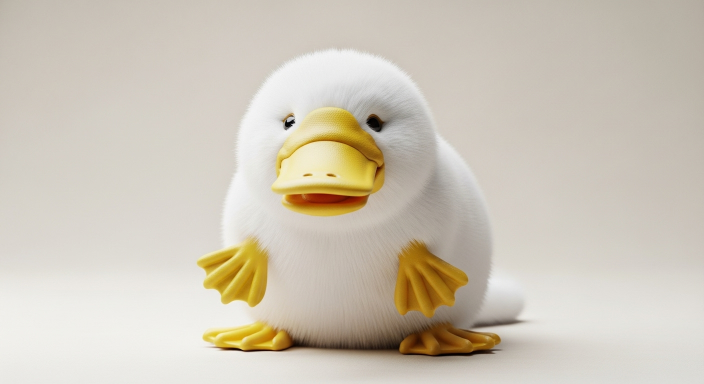
#> input picture platypus.jpg, 1408 x 768 px (shown at 1/2 size)
$ python -i fringe_removal.py   (imports and definitions only)
#> lines starting #> are read from the running program, lines starting #| are printed output that depends on the picture; after the words box and inside, x2 and y2 are one past the last pixel; in counts of white or black regions, pixels touching at a corner belong together
#> further down, picture is the input picture: shape (768, 1408, 3); mean B, G, R 184.1, 198.3, 206.2
"""
Advanced Chromatic Aberration and Purple Fringe Removal - v2.2 ULTRA FAST

Major improvements:
1. MASSIVE speed optimization (3-5x faster)
2. Extended value range support (values > 1.0 allowed, will be clipped)
3. Simplified operations for speed
4. Minimal memory allocation
"""

import numpy as np
import cv2
from typing import Tuple
import warnings

# [1 line not run here, left out]


class FringeRemoverFast:
    """
    Ultra-fast chromatic aberration removal with wide fringe support.
    """

    def __init__(self,
                 purple_amount: float = 1.8,
                 purple_hue_lo: float = 230,
                 purple_hue_hi: float = 310,
                 green_amount: float = 1.5,
                 green_hue_lo: float = 40,
                 green_hue_hi: float = 90,
                 lateral_correction: bool = False,
                 edge_threshold: float = 0.10,
                 min_saturation: float = 0.30,
                 fringe_width: int = 4):
        """
        Initialize fast fringe remover.
        """
        self.purple_amount = np.clip(purple_amount, 0, 10)  # Extended range
        self.purple_hue_lo = purple_hue_lo
        self.purple_hue_hi = purple_hue_hi
        self.green_amount = np.clip(green_amount, 0, 10)  # Extended range
        self.green_hue_lo = green_hue_lo
        self.green_hue_hi = green_hue_hi
        self.lateral_correction = lateral_correction
        self.edge_threshold = edge_threshold
        self.min_saturation = min_saturation
        self.fringe_width = np.clip(fringe_width, 1, 100)  # Extended range

    def remove_fringe(self, image: np.ndarray) -> np.ndarray:
        """
        Remove chromatic aberration - ULTRA FAST version.
        """
        # Validate and clip input
        if image.dtype != np.float32:
            image = image.astype(np.float32)

        if image.ndim != 3 or image.shape[2] != 3:
            raise ValueError("Input image must be RGB with shape (H, W, 3)")

        # Clip to valid range (allow > 1.0 on input, will clip on output)
        result = np.clip(image, 0, None)

        # Optional: Lateral chromatic aberration correction (minimal, fast)
        if self.lateral_correction:
            result = self._correct_lateral_ca_fast(result)

        # Axial chromatic aberration (fringe) removal - OPTIMIZED
        result = self._remove_axial_ca_fast(result)

        # Final clip to [0, 1]
        return result

    # [6 lines left out: function _correct_lateral_ca_fast, not called in this run]

    def _remove_axial_ca_fast(self, image: np.ndarray) -> np.ndarray:
        """
        Ultra-fast axial chromatic aberration removal.

        Optimizations:
        - Vectorized edge detection using simple gradient
        - Fast binary dilation using maximum_filter
        - Minimal HSV conversion (only where needed)
        - In-place operations where possible
        """
        r, g, b = image[:, :, 0], image[:, :, 1], image[:, :, 2]

        # Fast edge detection using simple gradient
        luminance = 0.299 * r + 0.587 * g + 0.114 * b
        edges = self._detect_edges_fast(luminance)

        # Create masks - OPTIMIZED
        if self.purple_amount > 0:
            purple_mask = self._create_purple_mask_fast(image, edges)
            if purple_mask.max() > 0.01:  # Only process if mask is significant
                image = self._correct_purple_fringe_fast(image, purple_mask)

        if self.green_amount > 0:
            green_mask = self._create_green_mask_fast(image, edges)
            if green_mask.max() > 0.01:
                image = self._correct_green_fringe_fast(image, green_mask)

        return image

    def _detect_edges_fast(self, luminance: np.ndarray) -> np.ndarray:
        """
        Ultra-fast edge detection using simple operations.
        """
        # Super fast gradient (avoid scipy completely)
        grad_y = np.abs(np.diff(luminance, axis=0, prepend=luminance[0:1]))
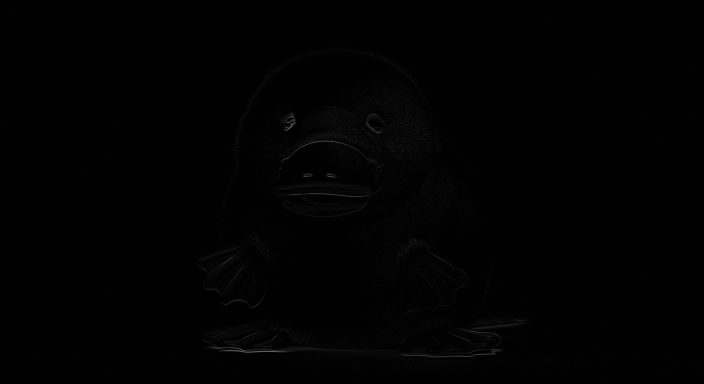
#> grad_y: shape (768, 1408) float32 (shown at 1/2 size); min 0, max 157, mean 1.7
        grad_x = np.abs(np.diff(luminance, axis=1, prepend=luminance[:, 0:1]))

        # Simple magnitude
        gradient = grad_x + grad_y  # L1 norm is faster than L2

        # Normalize
        g_max = gradient.max()
#> g_max = 203
        if g_max > 0:
            gradient /= g_max

        # Binary threshold
        # エッジ検出閾値を緩和（より多くのエッジを検出）
        edges = (gradient > self.edge_threshold).astype(np.uint8)
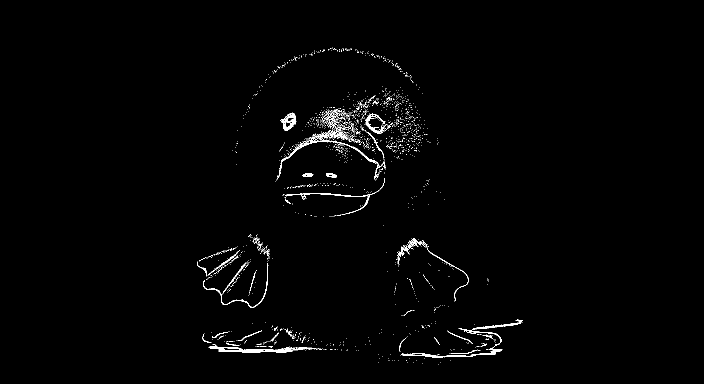
#> edges: shape (768, 1408) (shown at 1/2 size); values 0 (black) and 1 (white), 1.1% white in thin lines or dots, all inside (x1, y1, x2, y2) = (394, 95, 1046, 730)

        # Fast dilation
        if self.fringe_width > 1:
            # サイズの上限を設定（高速化）
            size = min(self.fringe_width * 2 + 1, 20)  # 最大で20に制限
            # OpenCV dilate（scipyより2-3倍高速）
            kernel = cv2.getStructuringElement(cv2.MORPH_ELLIPSE, (size, size))
            edges = cv2.dilate(edges.astype(np.uint8), kernel).astype(np.float32)
#> edges: shape (768, 1408) float32; values 0 (black) and 1 (white), 7.1% white; 65 white regions, largest, box (x1, y1, x2, y2) and area: (546, 169, 865, 437) 31427, (401, 647, 697, 710) 8822, (390, 464, 549, 620) 8376

        return edges.astype(np.float32)

    def _create_purple_mask_fast(self, image: np.ndarray, edges: np.ndarray) -> np.ndarray:
        """
        Fast purple fringe mask creation.
        """
        r, g, b = image[:, :, 0], image[:, :, 1], image[:, :, 2]

        # Fast HSV conversion (only H and S needed)
        maxc = np.maximum(np.maximum(r, g), b)
        minc = np.minimum(np.minimum(r, g), b)

        # Saturation
        deltac = maxc - minc
        s = np.where(maxc > 1e-6, deltac / (maxc + 1e-10), 0)
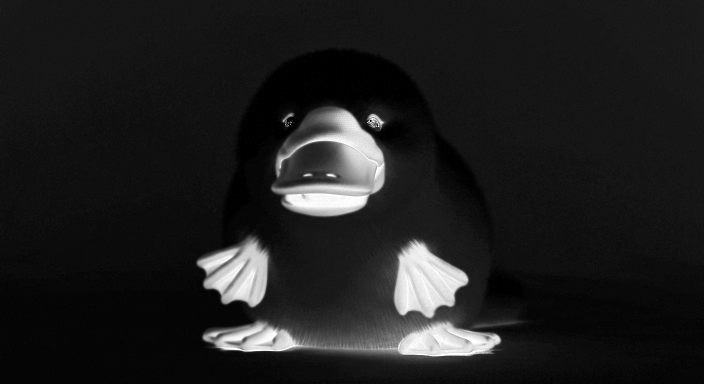
#> s: shape (768, 1408) float32 (shown at 1/2 size); min 0, max 1, mean 0.121

        # Hue (simplified, only compute where needed)
        h = np.zeros_like(maxc)
        mask_r = (maxc == r) & (deltac > 1e-6)
#> mask_r: shape (768, 1408) bool; 0.14% white in thin lines or dots, all inside (x1, y1, x2, y2) = (450, 104, 1039, 583)
        mask_g = (maxc == g) & (deltac > 1e-6)
#> mask_g: shape (768, 1408) bool; 3.5% white in thin lines or dots, all inside (x1, y1, x2, y2) = (0, 100, 1408, 768)
        mask_b = (maxc == b) & (deltac > 1e-6)
#> mask_b: shape (768, 1408) bool; 94.9% white; 1512 black regions (1256 under 20 px), largest, box (x1, y1, x2, y2) and area: (473, 100, 845, 342) 27349, (448, 340, 502, 450) 2314, (975, 544, 1044, 592) 1834

        h[mask_r] = 60 * (((g[mask_r] - b[mask_r]) / (deltac[mask_r] + 1e-10)) % 6)
        h[mask_g] = 60 * (((b[mask_g] - r[mask_g]) / (deltac[mask_g] + 1e-10)) + 2)
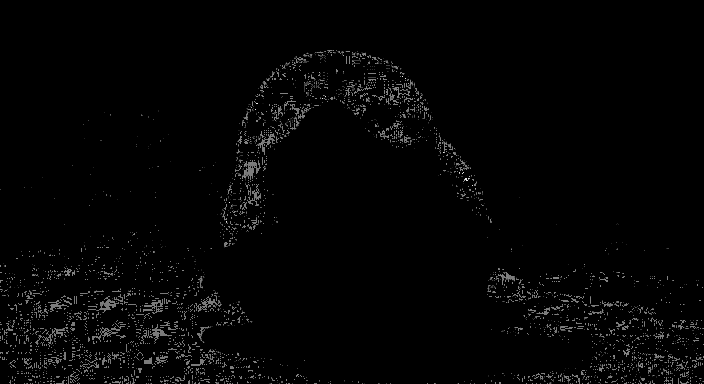
#> h: shape (768, 1408) float32 (shown at 1/2 size); min 0, max 350, mean 5.9; drawn with min black and max white
        h[mask_b] = 60 * (((r[mask_b] - g[mask_b]) / (deltac[mask_b] + 1e-10)) + 4)
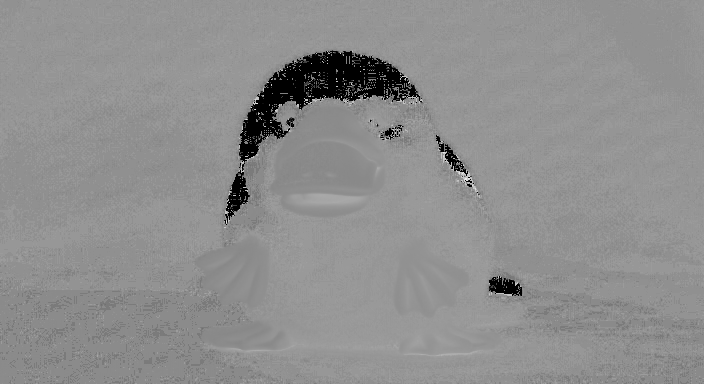
#> h: shape (768, 1408) float32 (shown at 1/2 size); min 0, max 350, mean 195.7; drawn with min black and max white
        h = h % 360

        # Hue mask
        if self.purple_hue_lo < self.purple_hue_hi:
            hue_mask = (h >= self.purple_hue_lo) & (h <= self.purple_hue_hi)
#> hue_mask: shape (768, 1408) bool; 0.3% white in thin lines or dots, all inside (x1, y1, x2, y2) = (250, 101, 1042, 766)
        else:
            hue_mask = (h >= self.purple_hue_lo) | (h <= self.purple_hue_hi)

        # Color profile (vectorized)
        # color_profile の閾値を緩和（0.05 → 0.01、0.1 → 0.02）
        color_profile = ((r - g) > 0.01) & ((b - g) > 0.01) & ((r + b) > (2 * g + 0.02))

        # Saturation and value masks
        # 彩度: 下限（フリンジ検出）と上限（鮮やかな花を除外）
        sat_mask = (s > self.min_saturation) & (s < 0.7)
#> sat_mask: shape (768, 1408) bool; 3% white; 85 white regions (73 under 20 px), largest, box (x1, y1, x2, y2) and area: (405, 478, 1002, 717) 16490, (543, 216, 772, 434) 10398, (394, 475, 538, 615) 3841
        # 輝度: 下限を上げて暗い部分（花など）を除外
        value_mask = (maxc > 0.3)
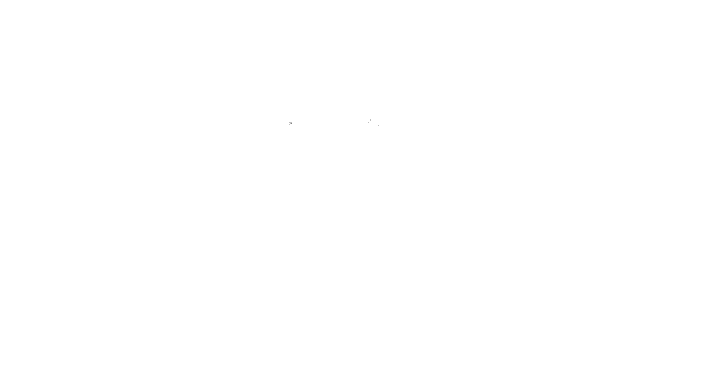
#> value_mask: shape (768, 1408) bool (shown at 1/2 size); 100% white; black in thin lines or dots, all inside (x1, y1, x2, y2) = (579, 239, 757, 252)
        # value_mask = (maxc > 0.1) & (maxc < 0.95) # 上限があると明るいフリンジが消えない

        # Combine (all vectorized boolean operations)
        purple_mask = edges * hue_mask * color_profile * sat_mask * value_mask
#> purple_mask: shape (768, 1408) float32; values 0 (black) and 1 (white), 0% white in thin lines or dots, all inside (x1, y1, x2, y2) = (583, 239, 748, 246)

        # マスクのブラー処理を強化（マダラ防止）
        if purple_mask.max() > 0:
            # fringe_widthに応じて動的調整、より強くブラー
            blur_sigma = max(1.5, self.fringe_width / 10.0)
            # OpenCV GaussianBlur（scipyより3-5倍高速）
            ksize = 2 * int(3 * blur_sigma) + 1
            ksize = max(3, ksize)  # 最小値3（奇数）
            purple_mask = cv2.GaussianBlur(purple_mask.astype(np.float32), (ksize, ksize), blur_sigma)

        # Apply amount and clip
        return np.clip(purple_mask * self.purple_amount, 0, 1)

    def _create_green_mask_fast(self, image: np.ndarray, edges: np.ndarray) -> np.ndarray:
        """
        Fast green fringe mask creation.
        """
        r, g, b = image[:, :, 0], image[:, :, 1], image[:, :, 2]

        # Fast HSV (only what's needed)
        maxc = np.maximum(np.maximum(r, g), b)
        minc = np.minimum(np.minimum(r, g), b)
        deltac = maxc - minc
        s = np.where(maxc > 1e-6, deltac / (maxc + 1e-10), 0)

        # Hue (only compute for green range)
        h = np.zeros_like(maxc)
        mask = (maxc == g) & (deltac > 1e-6)
        h[mask] = 60 * (((b[mask] - r[mask]) / (deltac[mask] + 1e-10)) + 2)
        h = h % 360

        # Masks (all vectorized)
        hue_mask = (h >= self.green_hue_lo) & (h <= self.green_hue_hi)
#> hue_mask: shape (768, 1408) bool; 0.15% white in thin lines or dots, all inside (x1, y1, x2, y2) = (456, 104, 1042, 592)
        color_profile = (g > r + 0.05) & (g > b + 0.05)
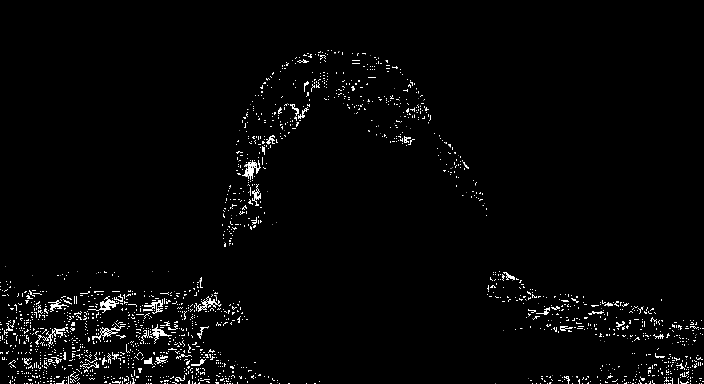
#> color_profile: shape (768, 1408) bool (shown at 1/2 size); 2.3% white in thin lines or dots, all inside (x1, y1, x2, y2) = (0, 100, 1408, 768)
        # 彩度: 下限と上限
        sat_mask = (s > self.min_saturation) & (s < 0.7)
        # 輝度: 下限を上げる
        value_mask = (maxc > 0.3)

        green_mask = edges * hue_mask * color_profile * sat_mask * value_mask
#> green_mask: shape (768, 1408) float32; every value is 0

        # マスクのブラー処理を強化（マダラ防止）
        if green_mask.max() > 0:
            blur_sigma = max(1.5, self.fringe_width / 10.0)
            # OpenCV GaussianBlur（scipyより3-5倍高速）
            ksize = 2 * int(3 * blur_sigma) + 1
            ksize = max(3, ksize)  # 最小値3（奇数）
            green_mask = cv2.GaussianBlur(green_mask.astype(np.float32), (ksize, ksize), blur_sigma)

        return np.clip(green_mask * self.green_amount, 0, 1)

    def _correct_purple_fringe_fast(self, image: np.ndarray, mask: np.ndarray) -> np.ndarray:
        """
        Fast purple fringe correction.
        """
        # Only process where mask is significant
        if mask.max() < 0.01:
            return image

        # In-place correction for speed
        r, g, b = image[:, :, 0], image[:, :, 1], image[:, :, 2]

        # Calculate luminance
        luminance = 0.299 * r + 0.587 * g + 0.114 * b

        # Vectorized correction
        inv_mask = 1 - mask
        image[:, :, 0] = r * inv_mask + g * mask
        image[:, :, 2] = b * inv_mask + g * mask

        # Preserve luminance (vectorized)
        new_luminance = 0.299 * image[:, :, 0] + 0.587 * image[:, :, 1] + 0.114 * image[:, :, 2]
        ratio = np.where(new_luminance > 1e-6, luminance / (new_luminance + 1e-6), 1.0)
        ratio = np.clip(ratio, 0.5, 1.5)

        image[:, :, 0] *= ratio
        image[:, :, 2] *= ratio

        return image

    # [106 lines left out: functions _correct_green_fringe_fast, remove_chromatic_aberration, remove_chromatic_aberration_advanced, not called in this run]


# [13 lines not run here, left out]

>>> import cv2
>>> picture = cv2.imread('../../platypus.jpg')
>>> result = FringeRemoverFast().remove_fringe(picture)
